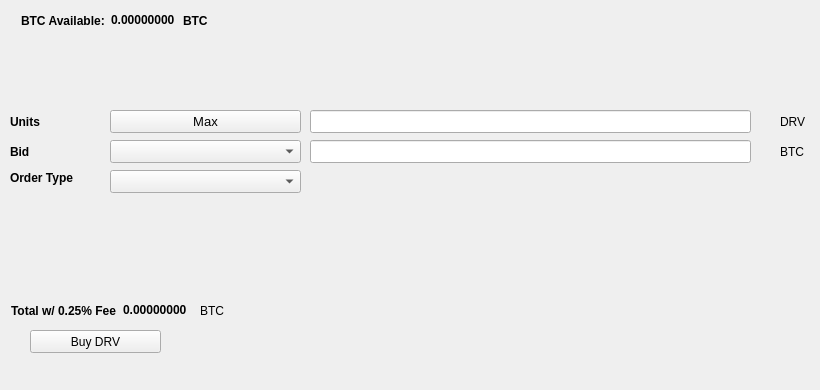
   <widget class="QWidget" name="BuyTab">
    <attribute name="title">
     <string>Buy</string>
    </attribute>
    <widget class="QPushButton" name="BuyDRV">
     <property name="geometry">
      <rect>
       <x>30</x>
       <y>330</y>
       <width>131</width>
       <height>23</height>
      </rect>
     </property>
     <property name="text">
      <string>Buy DRV</string>
     </property>
     <property name="icon">
      <iconset resource="../dravitecoins.qrc">
       <normaloff>:/icons/bitcoin</normaloff>:/icons/bitcoin</iconset>
     </property>
    </widget>
    <widget class="QLabel" name="label_3">
     <property name="geometry">
      <rect>
       <x>10</x>
       <y>110</y>
       <width>46</width>
       <height>23</height>
      </rect>
     </property>
     <property name="font">
      <font>
       <weight>75</weight>
       <bold>true</bold>
      </font>
     </property>
     <property name="text">
      <string>Units</string>
     </property>
    </widget>
    <widget class="QLineEdit" name="UnitsInput">
     <property name="geometry">
      <rect>
       <x>310</x>
       <y>110</y>
       <width>441</width>
       <height>23</height>
      </rect>
     </property>
     <property name="font">
      <font>
       <pointsize>9</pointsize>
       <weight>75</weight>
       <bold>true</bold>
      </font>
     </property>
    </widget>
    <widget class="QLineEdit" name="BuyBidPriceEdit">
     <property name="geometry">
      <rect>
       <x>310</x>
       <y>140</y>
       <width>441</width>
       <height>23</height>
      </rect>
     </property>
     <property name="font">
      <font>
       <pointsize>9</pointsize>
       <weight>75</weight>
       <bold>true</bold>
      </font>
     </property>
    </widget>
    <widget class="QLabel" name="label_4">
     <property name="geometry">
      <rect>
       <x>780</x>
       <y>110</y>
       <width>31</width>
       <height>23</height>
      </rect>
     </property>
     <property name="text">
      <string>DRV</string>
     </property>
    </widget>
    <widget class="QLabel" name="label_5">
     <property name="geometry">
      <rect>
       <x>780</x>
       <y>140</y>
       <width>31</width>
       <height>23</height>
      </rect>
     </property>
     <property name="text">
      <string>BTC</string>
     </property>
    </widget>
    <widget class="QLabel" name="label_6">
     <property name="geometry">
      <rect>
       <x>10</x>
       <y>140</y>
       <width>46</width>
       <height>23</height>
      </rect>
     </property>
     <property name="font">
      <font>
       <weight>75</weight>
       <bold>true</bold>
      </font>
     </property>
     <property name="text">
      <string>Bid</string>
     </property>
    </widget>
    <widget class="QLabel" name="label_7">
     <property name="geometry">
      <rect>
       <x>10</x>
       <y>170</y>
       <width>91</width>
       <height>16</height>
      </rect>
     </property>
     <property name="font">
      <font>
       <weight>75</weight>
       <bold>true</bold>
      </font>
     </property>
     <property name="text">
      <string>Order Type</string>
     </property>
    </widget>
    <widget class="QPushButton" name="Buy_Max_Amount">
     <property name="geometry">
      <rect>
       <x>110</x>
       <y>110</y>
       <width>191</width>
       <height>23</height>
      </rect>
     </property>
     <property name="font">
      <font>
       <pointsize>10</pointsize>
      </font>
     </property>
     <property name="text">
      <string>Max</string>
     </property>
    </widget>
    <widget class="QComboBox" name="BuyBidcomboBox">
     <property name="geometry">
      <rect>
       <x>110</x>
       <y>140</y>
       <width>191</width>
       <height>23</height>
      </rect>
     </property>
     <property name="font">
      <font>
       <pointsize>10</pointsize>
      </font>
     </property>
    </widget>
    <widget class="QComboBox" name="buyOrdertypeCombo">
     <property name="geometry">
      <rect>
       <x>110</x>
       <y>170</y>
       <width>191</width>
       <height>23</height>
      </rect>
     </property>
     <property name="font">
      <font>
       <pointsize>10</pointsize>
      </font>
     </property>
    </widget>
    <widget class="QWidget" name="layoutWidget1">
     <property name="geometry">
      <rect>
       <x>21</x>
       <y>11</y>
       <width>227</width>
       <height>19</height>
      </rect>
     </property>
     <layout class="QHBoxLayout" name="horizontalLayout_3">
      <item>
       <widget class="QLabel" name="label232">
        <property name="font">
         <font>
          <weight>75</weight>
          <bold>true</bold>
         </font>
        </property>
        <property name="text">
         <string>BTC Available:</string>
        </property>
       </widget>
      </item>
      <item>
       <widget class="QLabel" name="BtcAvailableLbl">
        <property name="palette">
         <palette>
          <active>
           <colorrole role="WindowText">
            <brush brushstyle="SolidPattern">
             <color alpha="255">
              <red>0</red>
              <green>0</green>
              <blue>0</blue>
             </color>
            </brush>
           </colorrole>
           <colorrole role="Button">
            <brush brushstyle="SolidPattern">
             <color alpha="255">
              <red>0</red>
              <green>170</green>
              <blue>0</blue>
             </color>
            </brush>
           </colorrole>
           <colorrole role="Light">
            <brush brushstyle="SolidPattern">
             <color alpha="255">
              <red>0</red>
              <green>255</green>
              <blue>0</blue>
             </color>
            </brush>
           </colorrole>
           <colorrole role="Midlight">
            <brush brushstyle="SolidPattern">
             <color alpha="255">
              <red>0</red>
              <green>212</green>
              <blue>0</blue>
             </color>
            </brush>
           </colorrole>
           <colorrole role="Dark">
            <brush brushstyle="SolidPattern">
             <color alpha="255">
              <red>0</red>
              <green>85</green>
              <blue>0</blue>
             </color>
            </brush>
           </colorrole>
           <colorrole role="Mid">
            <brush brushstyle="SolidPattern">
             <color alpha="255">
              <red>0</red>
              <green>113</green>
              <blue>0</blue>
             </color>
            </brush>
           </colorrole>
           <colorrole role="Text">
            <brush brushstyle="SolidPattern">
             <color alpha="255">
              <red>0</red>
              <green>170</green>
              <blue>0</blue>
             </color>
            </brush>
           </colorrole>
           <colorrole role="BrightText">
            <brush brushstyle="SolidPattern">
             <color alpha="255">
              <red>255</red>
              <green>255</green>
              <blue>255</blue>
             </color>
            </brush>
           </colorrole>
           <colorrole role="ButtonText">
            <brush brushstyle="SolidPattern">
             <color alpha="255">
              <red>0</red>
              <green>0</green>
              <blue>0</blue>
             </color>
            </brush>
           </colorrole>
           <colorrole role="Base">
            <brush brushstyle="SolidPattern">
             <color alpha="255">
              <red>255</red>
              <green>255</green>
              <blue>255</blue>
             </color>
            </brush>
           </colorrole>
           <colorrole role="Window">
            <brush brushstyle="SolidPattern">
             <color alpha="255">
              <red>0</red>
              <green>170</green>
              <blue>0</blue>
             </color>
            </brush>
           </colorrole>
           <colorrole role="Shadow">
            <brush brushstyle="SolidPattern">
             <color alpha="255">
              <red>0</red>
              <green>0</green>
              <blue>0</blue>
             </color>
            </brush>
           </colorrole>
           <colorrole role="AlternateBase">
            <brush brushstyle="SolidPattern">
             <color alpha="255">
              <red>127</red>
              <green>212</green>
              <blue>127</blue>
             </color>
            </brush>
           </colorrole>
           <colorrole role="ToolTipBase">
            <brush brushstyle="SolidPattern">
             <color alpha="255">
              <red>255</red>
              <green>255</green>
              <blue>220</blue>
             </color>
            </brush>
           </colorrole>
           <colorrole role="ToolTipText">
            <brush brushstyle="SolidPattern">
             <color alpha="255">
              <red>0</red>
              <green>0</green>
              <blue>0</blue>
             </color>
            </brush>
           </colorrole>
          </active>
          <inactive>
           <colorrole role="WindowText">
            <brush brushstyle="SolidPattern">
             <color alpha="255">
              <red>0</red>
              <green>0</green>
              <blue>0</blue>
             </color>
            </brush>
           </colorrole>
           <colorrole role="Button">
            <brush brushstyle="SolidPattern">
             <color alpha="255">
              <red>0</red>
              <green>170</green>
              <blue>0</blue>
             </color>
            </brush>
           </colorrole>
           <colorrole role="Light">
            <brush brushstyle="SolidPattern">
             <color alpha="255">
              <red>0</red>
              <green>255</green>
              <blue>0</blue>
             </color>
            </brush>
           </colorrole>
           <colorrole role="Midlight">
            <brush brushstyle="SolidPattern">
             <color alpha="255">
              <red>0</red>
              <green>212</green>
              <blue>0</blue>
             </color>
            </brush>
           </colorrole>
           <colorrole role="Dark">
            <brush brushstyle="SolidPattern">
             <color alpha="255">
              <red>0</red>
              <green>85</green>
              <blue>0</blue>
             </color>
            </brush>
           </colorrole>
           <colorrole role="Mid">
            <brush brushstyle="SolidPattern">
             <color alpha="255">
              <red>0</red>
              <green>113</green>
              <blue>0</blue>
             </color>
            </brush>
           </colorrole>
           <colorrole role="Text">
            <brush brushstyle="SolidPattern">
             <color alpha="255">
              <red>0</red>
              <green>170</green>
              <blue>0</blue>
             </color>
            </brush>
           </colorrole>
           <colorrole role="BrightText">
            <brush brushstyle="SolidPattern">
             <color alpha="255">
              <red>255</red>
              <green>255</green>
              <blue>255</blue>
             </color>
            </brush>
           </colorrole>
           <colorrole role="ButtonText">
            <brush brushstyle="SolidPattern">
             <color alpha="255">
              <red>0</red>
              <green>0</green>
              <blue>0</blue>
             </color>
            </brush>
           </colorrole>
           <colorrole role="Base">
            <brush brushstyle="SolidPattern">
             <color alpha="255">
              <red>255</red>
              <green>255</green>
              <blue>255</blue>
             </color>
            </brush>
           </colorrole>
           <colorrole role="Window">
            <brush brushstyle="SolidPattern">
             <color alpha="255">
              <red>0</red>
              <green>170</green>
              <blue>0</blue>
             </color>
            </brush>
           </colorrole>
           <colorrole role="Shadow">
            <brush brushstyle="SolidPattern">
             <color alpha="255">
              <red>0</red>
              <green>0</green>
              <blue>0</blue>
             </color>
            </brush>
           </colorrole>
           <colorrole role="AlternateBase">
            <brush brushstyle="SolidPattern">
             <color alpha="255">
              <red>127</red>
              <green>212</green>
              <blue>127</blue>
             </color>
            </brush>
           </colorrole>
           <colorrole role="ToolTipBase">
            <brush brushstyle="SolidPattern">
             <color alpha="255">
              <red>255</red>
              <green>255</green>
              <blue>220</blue>
             </color>
            </brush>
           </colorrole>
           <colorrole role="ToolTipText">
            <brush brushstyle="SolidPattern">
             <color alpha="255">
              <red>0</red>
              <green>0</green>
              <blue>0</blue>
             </color>
            </brush>
           </colorrole>
          </inactive>
          <disabled>
           <colorrole role="WindowText">
            <brush brushstyle="SolidPattern">
             <color alpha="255">
              <red>0</red>
              <green>85</green>
              <blue>0</blue>
             </color>
            </brush>
           </colorrole>
           <colorrole role="Button">
            <brush brushstyle="SolidPattern">
             <color alpha="255">
              <red>0</red>
              <green>170</green>
              <blue>0</blue>
             </color>
            </brush>
           </colorrole>
           <colorrole role="Light">
            <brush brushstyle="SolidPattern">
             <color alpha="255">
              <red>0</red>
              <green>255</green>
              <blue>0</blue>
             </color>
            </brush>
           </colorrole>
           <colorrole role="Midlight">
            <brush brushstyle="SolidPattern">
             <color alpha="255">
              <red>0</red>
              <green>212</green>
              <blue>0</blue>
             </color>
            </brush>
           </colorrole>
           <colorrole role="Dark">
            <brush brushstyle="SolidPattern">
             <color alpha="255">
              <red>0</red>
              <green>85</green>
              <blue>0</blue>
             </color>
            </brush>
           </colorrole>
           <colorrole role="Mid">
            <brush brushstyle="SolidPattern">
             <color alpha="255">
              <red>0</red>
              <green>113</green>
              <blue>0</blue>
             </color>
            </brush>
           </colorrole>
           <colorrole role="Text">
            <brush brushstyle="SolidPattern">
             <color alpha="255">
              <red>0</red>
              <green>85</green>
              <blue>0</blue>
             </color>
            </brush>
           </colorrole>
           <colorrole role="BrightText">
            <brush brushstyle="SolidPattern">
             <color alpha="255">
              <red>255</red>
              <green>255</green>
              <blue>255</blue>
             </color>
            </brush>
           </colorrole>
           <colorrole role="ButtonText">
            <brush brushstyle="SolidPattern">
             <color alpha="255">
              <red>0</red>
              <green>85</green>
              <blue>0</blue>
             </color>
            </brush>
           </colorrole>
           <colorrole role="Base">
            <brush brushstyle="SolidPattern">
             <color alpha="255">
              <red>0</red>
              <green>170</green>
              <blue>0</blue>
             </color>
            </brush>
           </colorrole>
           <colorrole role="Window">
            <brush brushstyle="SolidPattern">
             <color alpha="255">
              <red>0</red>
              <green>170</green>
              <blue>0</blue>
             </color>
            </brush>
           </colorrole>
           <colorrole role="Shadow">
            <brush brushstyle="SolidPattern">
             <color alpha="255">
              <red>0</red>
              <green>0</green>
              <blue>0</blue>
             </color>
            </brush>
           </colorrole>
           <colorrole role="AlternateBase">
            <brush brushstyle="SolidPattern">
             <color alpha="255">
              <red>0</red>
              <green>170</green>
              <blue>0</blue>
             </color>
            </brush>
           </colorrole>
           <colorrole role="ToolTipBase">
            <brush brushstyle="SolidPattern">
             <color alpha="255">
              <red>255</red>
              <green>255</green>
              <blue>220</blue>
             </color>
            </brush>
           </colorrole>
           <colorrole role="ToolTipText">
            <brush brushstyle="SolidPattern">
             <color alpha="255">
              <red>0</red>
              <green>0</green>
              <blue>0</blue>
             </color>
            </brush>
           </colorrole>
          </disabled>
         </palette>
        </property>
        <property name="font">
         <font>
          <weight>75</weight>
          <bold>true</bold>
         </font>
        </property>
        <property name="text">
         <string>0.00000000</string>
        </property>
        <property name="textInteractionFlags">
         <set>Qt::LinksAccessibleByMouse|Qt::TextSelectableByKeyboard|Qt::TextSelectableByMouse</set>
        </property>
       </widget>
      </item>
      <item>
       <widget class="QLabel" name="BtcAvailableLbl_2">
        <property name="font">
         <font>
          <weight>75</weight>
          <bold>true</bold>
         </font>
        </property>
        <property name="text">
         <string>BTC</string>
        </property>
       </widget>
      </item>
     </layout>
    </widget>
    <widget class="QWidget" name="layoutWidge2">
     <property name="geometry">
      <rect>
       <x>11</x>
       <y>301</y>
       <width>259</width>
       <height>19</height>
      </rect>
     </property>
     <layout class="QHBoxLayout" name="horizontalLayout_4">
      <item>
       <widget class="QLabel" name="label_9">
        <property name="font">
         <font>
          <weight>75</weight>
          <bold>true</bold>
         </font>
        </property>
        <property name="text">
         <string>Total w/ 0.25% Fee</string>
        </property>
       </widget>
      </item>
      <item>
       <widget class="QLabel" name="BuyCostLabel">
        <property name="palette">
         <palette>
          <active>
           <colorrole role="WindowText">
            <brush brushstyle="SolidPattern">
             <color alpha="255">
              <red>0</red>
              <green>0</green>
              <blue>0</blue>
             </color>
            </brush>
           </colorrole>
           <colorrole role="Button">
            <brush brushstyle="SolidPattern">
             <color alpha="255">
              <red>0</red>
              <green>170</green>
              <blue>0</blue>
             </color>
            </brush>
           </colorrole>
           <colorrole role="Light">
            <brush brushstyle="SolidPattern">
             <color alpha="255">
              <red>0</red>
              <green>255</green>
              <blue>0</blue>
             </color>
            </brush>
           </colorrole>
           <colorrole role="Midlight">
            <brush brushstyle="SolidPattern">
             <color alpha="255">
              <red>0</red>
              <green>212</green>
              <blue>0</blue>
             </color>
            </brush>
           </colorrole>
           <colorrole role="Dark">
            <brush brushstyle="SolidPattern">
             <color alpha="255">
              <red>0</red>
              <green>85</green>
              <blue>0</blue>
             </color>
            </brush>
           </colorrole>
           <colorrole role="Mid">
            <brush brushstyle="SolidPattern">
             <color alpha="255">
              <red>0</red>
              <green>113</green>
              <blue>0</blue>
             </color>
            </brush>
           </colorrole>
           <colorrole role="Text">
            <brush brushstyle="SolidPattern">
             <color alpha="255">
              <red>0</red>
              <green>170</green>
              <blue>0</blue>
             </color>
            </brush>
           </colorrole>
           <colorrole role="BrightText">
            <brush brushstyle="SolidPattern">
             <color alpha="255">
              <red>255</red>
              <green>255</green>
              <blue>255</blue>
             </color>
            </brush>
           </colorrole>
           <colorrole role="ButtonText">
            <brush brushstyle="SolidPattern">
             <color alpha="255">
              <red>0</red>
              <green>0</green>
              <blue>0</blue>
             </color>
            </brush>
           </colorrole>
           <colorrole role="Base">
            <brush brushstyle="SolidPattern">
             <color alpha="255">
              <red>255</red>
              <green>255</green>
              <blue>255</blue>
             </color>
            </brush>
           </colorrole>
           <colorrole role="Window">
            <brush brushstyle="SolidPattern">
             <color alpha="255">
              <red>0</red>
              <green>170</green>
              <blue>0</blue>
             </color>
            </brush>
           </colorrole>
           <colorrole role="Shadow">
            <brush brushstyle="SolidPattern">
             <color alpha="255">
              <red>0</red>
              <green>0</green>
              <blue>0</blue>
             </color>
            </brush>
           </colorrole>
           <colorrole role="AlternateBase">
            <brush brushstyle="SolidPattern">
             <color alpha="255">
              <red>127</red>
              <green>212</green>
              <blue>127</blue>
             </color>
            </brush>
           </colorrole>
           <colorrole role="ToolTipBase">
            <brush brushstyle="SolidPattern">
             <color alpha="255">
              <red>255</red>
              <green>255</green>
              <blue>220</blue>
             </color>
            </brush>
           </colorrole>
           <colorrole role="ToolTipText">
            <brush brushstyle="SolidPattern">
             <color alpha="255">
              <red>0</red>
              <green>0</green>
              <blue>0</blue>
             </color>
            </brush>
           </colorrole>
          </active>
          <inactive>
           <colorrole role="WindowText">
            <brush brushstyle="SolidPattern">
             <color alpha="255">
              <red>0</red>
              <green>0</green>
              <blue>0</blue>
             </color>
            </brush>
           </colorrole>
           <colorrole role="Button">
            <brush brushstyle="SolidPattern">
             <color alpha="255">
              <red>0</red>
              <green>170</green>
              <blue>0</blue>
             </color>
            </brush>
           </colorrole>
           <colorrole role="Light">
            <brush brushstyle="SolidPattern">
             <color alpha="255">
              <red>0</red>
              <green>255</green>
              <blue>0</blue>
             </color>
            </brush>
           </colorrole>
           <colorrole role="Midlight">
            <brush brushstyle="SolidPattern">
             <color alpha="255">
              <red>0</red>
              <green>212</green>
              <blue>0</blue>
             </color>
            </brush>
           </colorrole>
           <colorrole role="Dark">
            <brush brushstyle="SolidPattern">
             <color alpha="255">
              <red>0</red>
              <green>85</green>
              <blue>0</blue>
             </color>
            </brush>
           </colorrole>
           <colorrole role="Mid">
            <brush brushstyle="SolidPattern">
             <color alpha="255">
              <red>0</red>
              <green>113</green>
              <blue>0</blue>
             </color>
            </brush>
           </colorrole>
           <colorrole role="Text">
            <brush brushstyle="SolidPattern">
             <color alpha="255">
              <red>0</red>
              <green>170</green>
              <blue>0</blue>
             </color>
            </brush>
           </colorrole>
           <colorrole role="BrightText">
            <brush brushstyle="SolidPattern">
             <color alpha="255">
              <red>255</red>
              <green>255</green>
              <blue>255</blue>
             </color>
            </brush>
           </colorrole>
           <colorrole role="ButtonText">
            <brush brushstyle="SolidPattern">
             <color alpha="255">
              <red>0</red>
              <green>0</green>
              <blue>0</blue>
             </color>
            </brush>
           </colorrole>
           <colorrole role="Base">
            <brush brushstyle="SolidPattern">
             <color alpha="255">
              <red>255</red>
              <green>255</green>
              <blue>255</blue>
             </color>
            </brush>
           </colorrole>
           <colorrole role="Window">
            <brush brushstyle="SolidPattern">
             <color alpha="255">
              <red>0</red>
              <green>170</green>
              <blue>0</blue>
             </color>
            </brush>
           </colorrole>
           <colorrole role="Shadow">
            <brush brushstyle="SolidPattern">
             <color alpha="255">
              <red>0</red>
              <green>0</green>
              <blue>0</blue>
             </color>
            </brush>
           </colorrole>
           <colorrole role="AlternateBase">
            <brush brushstyle="SolidPattern">
             <color alpha="255">
              <red>127</red>
              <green>212</green>
              <blue>127</blue>
             </color>
            </brush>
           </colorrole>
           <colorrole role="ToolTipBase">
            <brush brushstyle="SolidPattern">
             <color alpha="255">
              <red>255</red>
              <green>255</green>
              <blue>220</blue>
             </color>
            </brush>
           </colorrole>
           <colorrole role="ToolTipText">
            <brush brushstyle="SolidPattern">
             <color alpha="255">
              <red>0</red>
              <green>0</green>
              <blue>0</blue>
             </color>
            </brush>
           </colorrole>
          </inactive>
          <disabled>
           <colorrole role="WindowText">
            <brush brushstyle="SolidPattern">
             <color alpha="255">
              <red>0</red>
              <green>85</green>
              <blue>0</blue>
             </color>
            </brush>
           </colorrole>
           <colorrole role="Button">
            <brush brushstyle="SolidPattern">
             <color alpha="255">
              <red>0</red>
              <green>170</green>
              <blue>0</blue>
             </color>
            </brush>
           </colorrole>
           <colorrole role="Light">
            <brush brushstyle="SolidPattern">
             <color alpha="255">
              <red>0</red>
              <green>255</green>
              <blue>0</blue>
             </color>
            </brush>
           </colorrole>
           <colorrole role="Midlight">
            <brush brushstyle="SolidPattern">
             <color alpha="255">
              <red>0</red>
              <green>212</green>
              <blue>0</blue>
             </color>
            </brush>
           </colorrole>
           <colorrole role="Dark">
            <brush brushstyle="SolidPattern">
             <color alpha="255">
              <red>0</red>
              <green>85</green>
              <blue>0</blue>
             </color>
            </brush>
           </colorrole>
           <colorrole role="Mid">
            <brush brushstyle="SolidPattern">
             <color alpha="255">
              <red>0</red>
              <green>113</green>
              <blue>0</blue>
             </color>
            </brush>
           </colorrole>
           <colorrole role="Text">
            <brush brushstyle="SolidPattern">
             <color alpha="255">
              <red>0</red>
              <green>85</green>
              <blue>0</blue>
             </color>
            </brush>
           </colorrole>
           <colorrole role="BrightText">
            <brush brushstyle="SolidPattern">
             <color alpha="255">
              <red>255</red>
              <green>255</green>
              <blue>255</blue>
             </color>
            </brush>
           </colorrole>
           <colorrole role="ButtonText">
            <brush brushstyle="SolidPattern">
             <color alpha="255">
              <red>0</red>
              <green>85</green>
              <blue>0</blue>
             </color>
            </brush>
           </colorrole>
           <colorrole role="Base">
            <brush brushstyle="SolidPattern">
             <color alpha="255">
              <red>0</red>
              <green>170</green>
              <blue>0</blue>
             </color>
            </brush>
           </colorrole>
           <colorrole role="Window">
            <brush brushstyle="SolidPattern">
             <color alpha="255">
              <red>0</red>
              <green>170</green>
              <blue>0</blue>
             </color>
            </brush>
           </colorrole>
           <colorrole role="Shadow">
            <brush brushstyle="SolidPattern">
             <color alpha="255">
              <red>0</red>
              <green>0</green>
              <blue>0</blue>
             </color>
            </brush>
           </colorrole>
           <colorrole role="AlternateBase">
            <brush brushstyle="SolidPattern">
             <color alpha="255">
              <red>0</red>
              <green>170</green>
              <blue>0</blue>
             </color>
            </brush>
           </colorrole>
           <colorrole role="ToolTipBase">
            <brush brushstyle="SolidPattern">
             <color alpha="255">
              <red>255</red>
              <green>255</green>
              <blue>220</blue>
             </color>
            </brush>
           </colorrole>
           <colorrole role="ToolTipText">
            <brush brushstyle="SolidPattern">
             <color alpha="255">
              <red>0</red>
              <green>0</green>
              <blue>0</blue>
             </color>
            </brush>
           </colorrole>
          </disabled>
         </palette>
        </property>
        <property name="font">
         <font>
          <weight>75</weight>
          <bold>true</bold>
         </font>
        </property>
        <property name="autoFillBackground">
         <bool>false</bool>
        </property>
        <property name="text">
         <string>0.00000000</string>
        </property>
        <property name="textInteractionFlags">
         <set>Qt::LinksAccessibleByMouse|Qt::TextSelectableByMouse</set>
        </property>
       </widget>
      </item>
      <item>
       <widget class="QLabel" name="label_10">
        <property name="font">
         <font>
          <weight>50</weight>
          <bold>false</bold>
         </font>
        </property>
        <property name="text">
         <string>BTC</string>
        </property>
       </widget>
      </item>
     </layout>
    </widget>
    <widget class="QLabel" name="label_24">
     <property name="geometry">
      <rect>
       <x>460</x>
       <y>300</y>
       <width>281</width>
       <height>81</height>
      </rect>
     </property>
     <property name="text">
      <string/>
     </property>
     <property name="pixmap">
      <pixmap>:/images/bittrex</pixmap>
     </property>
    </widget>
   </widget>
